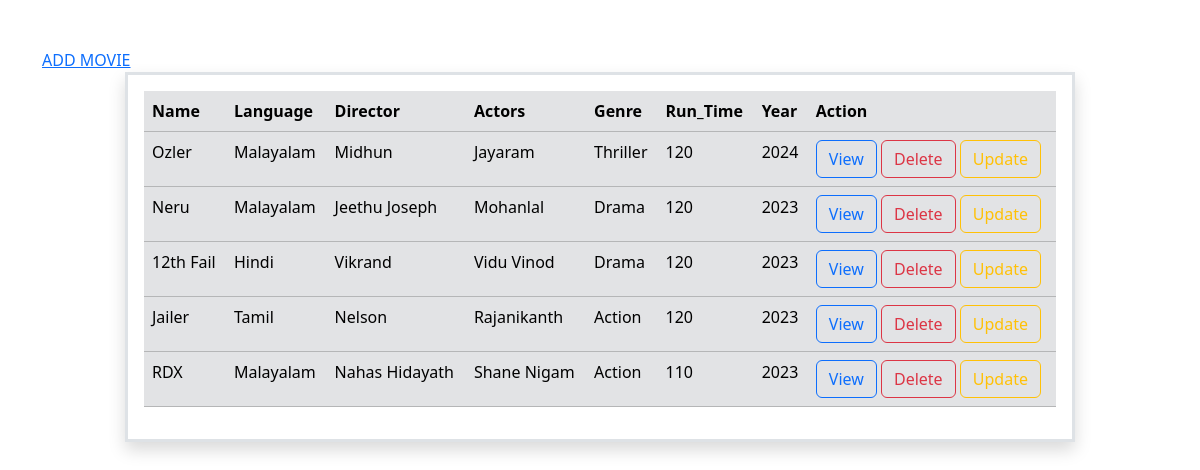
/movies/all/, run on the app's committed database.
### myapp/models.py (models this page shows, shortened)
class Movie(models.Model):
    name=models.CharField(max_length=200,unique=True)
    language=models.CharField(max_length=200)
    run_time=models.PositiveIntegerField()
    genre=models.CharField(max_length=200)
    director=models.CharField(max_length=200)
    year=models.PositiveIntegerField()
    actors=models.CharField(max_length=200)

### myapp/views.py (the view)
# urls.py: path('movies/all/',views.MovieListView.as_view(),name="movie-list"),
class MovieListView(View):
    def get(self,request,*args, **kwargs):
        qs=Movie.objects.all()
        return render(request,"movie_list.html",{"data":qs})

### myapp/templates/movie_list.html (shortened to what this page needs)
<!DOCTYPE html>
<html lang="en">
<head>
    <link href="https://cdn.jsdelivr.net/npm/bootstrap@5.3.2/dist/css/bootstrap.min.css" rel="stylesheet">
</head>
<body>
    <div class="container mt-5">
        <div class="row">
            <a href="{%url 'movie-add' %}">ADD MOVIE</a>
            <div class="col-1">
            </div>
            <div class="col-10 p-3 border border-3 shadow">
                <table class="table table-secondary">
                    <tr>
                        <th>Name</th>
                        <th>Language</th>
                        <th>Director</th>
                        <th>Actors</th>
                        <th>Genre</th>
                        <th>Run_Time</th>
                        <th>Year</th>
                        <th>Action</th>
                    </tr>
                    {%for m in data%}
                        <tr>
                            <td>{{m.name}}</td>
                            <td>{{m.language}}</td>
                            <td>{{m.director}}</td>
                            <td>{{m.actors}}</td>
                            <td>{{m.genre}}</td>
                            <td>{{m.run_time}}</td>
                            <td>{{m.year}}</td>
                            <td>
                                <a href="{%url 'movie-detail' m.id %}" class="btn btn-outline-primary">View</a>
                                <a href="{%url 'movie-delete' m.id %}" class="btn btn-outline-danger">Delete</a>
                                <a href="{%url 'movie-edit' m.id %}" class="btn btn-outline-warning">Update</a>
                            </td>
                    {%endfor%}
                        </tr>
                </table>
            </div>
            <div class="col-1"></div>
        </div>
    </div>
</body>
</html>

### data on the page
Movie: name "Ozler", language "Malayalam", director "Midhun", actors "Jayaram", genre "Thriller", run_time "120", year "2024"
Movie: name "Neru", language "Malayalam", director "Jeethu Joseph", actors "Mohanlal", genre "Drama", run_time "120", year "2023"
Movie: name "12th Fail", language "Hindi", director "Vikrand", actors "Vidu Vinod", genre "Drama", run_time "120", year "2023"
Movie: name "Jailer", language "Tamil", director "Nelson", actors "Rajanikanth", genre "Action", run_time "120", year "2023"
Movie: name "RDX", language "Malayalam", director "Nahas Hidayath", actors "Shane Nigam", genre "Action", run_time "110", year "2023"
